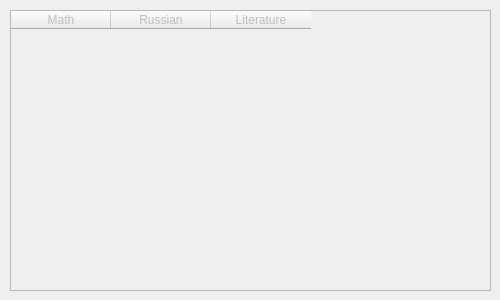
<?xml version="1.0" encoding="UTF-8"?>
<ui version="4.0">
 <class>Form</class>
 <widget class="QWidget" name="Form">
  <property name="geometry">
   <rect>
    <x>0</x>
    <y>0</y>
    <width>500</width>
    <height>300</height>
   </rect>
  </property>
  <property name="minimumSize">
   <size>
    <width>500</width>
    <height>300</height>
   </size>
  </property>
  <property name="maximumSize">
   <size>
    <width>500</width>
    <height>300</height>
   </size>
  </property>
  <property name="windowTitle">
   <string>Журнал (Учащийся)</string>
  </property>
  <widget class="QTableWidget" name="tableWidget">
   <property name="enabled">
    <bool>false</bool>
   </property>
   <property name="geometry">
    <rect>
     <x>10</x>
     <y>10</y>
     <width>481</width>
     <height>281</height>
    </rect>
   </property>
   <column>
    <property name="text">
     <string>Math</string>
    </property>
   </column>
   <column>
    <property name="text">
     <string>Russian</string>
    </property>
   </column>
   <column>
    <property name="text">
     <string>Literature</string>
    </property>
   </column>
  </widget>
 </widget>
 <resources/>
 <connections/>
</ui>
